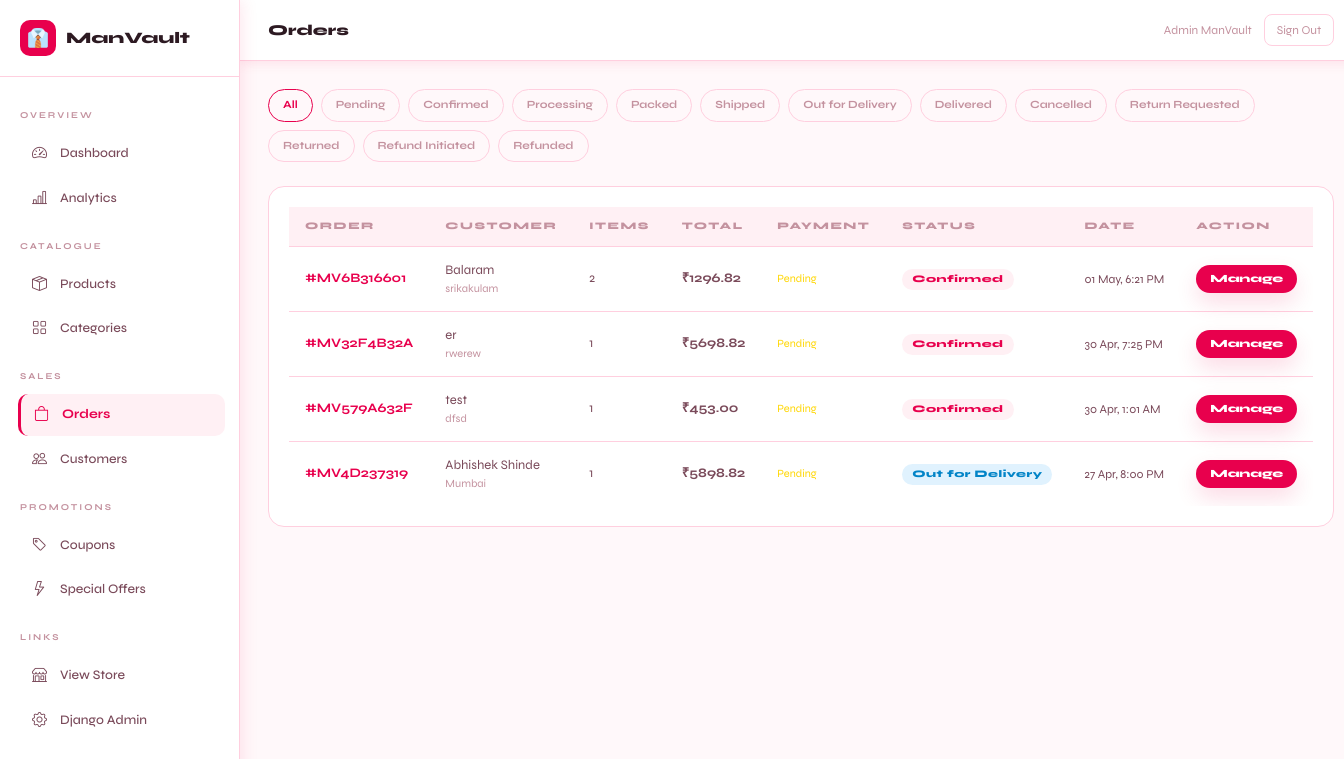
The app's page /dashboard/orders/ (signed in) with its own data.
### accounts/models.py (models this page shows, shortened)
class User(AbstractUser):
    phone = models.CharField(max_length=15, blank=True)
    avatar = models.ImageField(upload_to='avatars/', blank=True, null=True)
    date_of_birth = models.DateField(blank=True, null=True)
    gender = models.CharField(max_length=10, choices=[('M','Male'),('F','Female'),('O','Other')], blank=True)
    email_verified = models.BooleanField(default=False)
    is_google_account = models.BooleanField(default=False)
    loyalty_points = models.PositiveIntegerField(default=0)

### orders/models.py (models this page shows, shortened)
class Order(models.Model):
    STATUS_CHOICES = [
        ('pending','Pending'),
        ('confirmed','Confirmed'),
        ('processing','Processing'),
        ('packed','Packed'),
        ('shipped','Shipped'),
        ('out_for_delivery','Out for Delivery'),
        ('delivered','Delivered'),
        ('cancelled','Cancelled'),
        ('return_requested','Return Requested'),
        ('returned','Returned'),
        ('refund_initiated','Refund Initiated'),
        ('refunded','Refunded'),
    ]
    PAYMENT_METHODS = [('cod','Cash on Delivery'),('online','Online Payment'),('wallet','Wallet')]
    PAYMENT_STATUS = [('pending','Pending'),('paid','Paid'),('failed','Failed'),('refunded','Refunded')]
    order_number = models.CharField(max_length=20, unique=True, blank=True)
    user = models.ForeignKey(User, on_delete=models.CASCADE, related_name='orders', null=True, blank=True)
    shipping_name = models.CharField(max_length=100)
    shipping_phone = models.CharField(max_length=15)
    shipping_address = models.TextField()
    shipping_city = models.CharField(max_length=100)
    shipping_state = models.CharField(max_length=100)
    shipping_pincode = models.CharField(max_length=10)
    subtotal = models.DecimalField(max_digits=10, decimal_places=2)
    shipping_charge = models.DecimalField(max_digits=6, decimal_places=2, default=0)
    coupon_discount = models.DecimalField(max_digits=8, decimal_places=2, default=0)
    offer_discount = models.DecimalField(max_digits=8, decimal_places=2, default=0)
    loyalty_discount = models.DecimalField(max_digits=8, decimal_places=2, default=0)
    tax = models.DecimalField(max_digits=8, decimal_places=2, default=0)
    total = models.DecimalField(max_digits=10, decimal_places=2)
    coupon = models.ForeignKey(Coupon, on_delete=models.SET_NULL, null=True, blank=True)
    loyalty_points_used = models.PositiveIntegerField(default=0)
    loyalty_points_earned = models.PositiveIntegerField(default=0)
    payment_method = models.CharField(max_length=20, choices=PAYMENT_METHODS, default='cod')
    payment_status = models.CharField(max_length=20, choices=PAYMENT_STATUS, default='pending')
    payment_id = models.CharField(max_length=100, blank=True)
    status = models.CharField(max_length=25, choices=STATUS_CHOICES, default='pending')
    notes = models.TextField(blank=True)
    tracking_number = models.CharField(max_length=50, blank=True)
    courier_name = models.CharField(max_length=100, blank=True)
    estimated_delivery = models.DateField(null=True, blank=True)
    delivery_otp = models.CharField(max_length=6, blank=True)
    delivery_otp_verified = models.BooleanField(default=False)
    return_reason = models.TextField(blank=True)
    invoice_number = models.CharField(max_length=20, blank=True)
    created_at = models.DateTimeField(auto_now_add=True)
    updated_at = models.DateTimeField(auto_now=True)
    delivered_at = models.DateTimeField(null=True, blank=True)
    class Meta: ordering = ['-created_at']

### dashboard/views.py (the view)
# urls.py: path('orders/', views.order_list, name='orders'),
@staff_member_required
def order_list(request):
    status_filter = request.GET.get('status','')
    orders = Order.objects.select_related('user').all()
    if status_filter: orders = orders.filter(status=status_filter)
    return render(request, 'dashboard/orders/list.html', {
        'orders': orders, 'status_filter': status_filter,
        'statuses': Order.STATUS_CHOICES,
    })

### store/context_processors.py (called while the page is built)
def cart_processor(request):
    cart_count = 0
    try:
        if request.user.is_authenticated:
            cart = Cart.objects.filter(user=request.user).first()
        else:
            sk = request.session.session_key
            cart = Cart.objects.filter(session_key=sk, user=None).first() if sk else None
        if cart: cart_count = cart.item_count
    except: pass
    return {'cart_count': cart_count}

def wishlist_processor(request):
    wishlist_count = 0
    try:
        if request.user.is_authenticated:
            wl = Wishlist.objects.filter(user=request.user).first()
            if wl: wishlist_count = wl.products.count()
    except: pass
    return {'wishlist_count': wishlist_count}

def common_processor(request):
    cats_for_nav = []
    notif_count = 0
    try:
        cats_for_nav = Category.objects.filter(is_active=True)[:8]
        if request.user.is_authenticated:
            notif_count = request.user.notifications.filter(is_read=False).count()
    except: pass
    return {'cats_for_nav': cats_for_nav, 'notif_count': notif_count}

### store/models.py (called while the page is built)
    @property
    def item_count(self):
        return sum(item.quantity for item in self.items.all())

### templates/dashboard/orders/list.html
{% extends 'dashboard/base.html' %}{% block title %}Orders{% endblock %}{% block page_title %}Orders{% endblock %}
{% block content %}
<div class="d-flex gap-2 flex-wrap mb-4">
  <a href="?" style="padding:7px 14px;border-radius:20px;font-size:11px;font-weight:700;border:1px solid {% if not status_filter %}var(--acc){% else %}var(--brd2){% endif %};color:{% if not status_filter %}var(--acc){% else %}var(--tx3){% endif %}">All</a>
  {% for val,lbl in statuses %}
  <a href="?status={{ val }}" style="padding:7px 14px;border-radius:20px;font-size:11px;font-weight:700;border:1px solid {% if status_filter == val %}var(--acc){% else %}var(--brd2){% endif %};color:{% if status_filter == val %}var(--acc){% else %}var(--tx3){% endif %}">{{ lbl }}</a>
  {% endfor %}
</div>
<div class="stat-card">
  <div class="table-responsive">
    <table class="mv-table">
      <thead><tr><th>Order</th><th>Customer</th><th>Items</th><th>Total</th><th>Payment</th><th>Status</th><th>Date</th><th>Action</th></tr></thead>
    <tbody>
      {% for order in orders %}
      <tr>
        <td style="color:var(--acc);font-weight:700">#{{ order.order_number }}</td>
        <td>{{ order.shipping_name }}<div style="font-size:11px;color:var(--tx3)">{{ order.shipping_city }}</div></td>
        <td>{{ order.items.count }}</td>
        <td style="font-weight:700">₹{{ order.total }}</td>
        <td><span style="font-size:11px;color:{% if order.payment_status == 'paid' %}var(--acc){% else %}#FFD600{% endif %}">{{ order.get_payment_status_display }}</span></td>
        <td><span class="badge-status s-{{ order.status }}">{{ order.get_status_display }}</span></td>
        <td style="font-size:12px">{{ order.created_at|date:"d M, g:i A" }}</td>
        <td><a href="{% url 'dashboard:order_detail' order.order_number %}" class="mv-btn" style="padding:6px 14px;font-size:11px">Manage</a></td>
      </tr>
      {% empty %}<tr><td colspan="8" style="text-align:center;padding:40px;color:var(--tx3)">No orders found</td></tr>
      {% endfor %}
    </tbody>
  </table>
  </div>
</div>
{% endblock %}

### templates/dashboard/base.html (shortened to what this page needs)
<!DOCTYPE html>
<html lang="en">
<head>
<link href="https://cdn.jsdelivr.net/npm/bootstrap@5.3.0/dist/css/bootstrap.min.css" rel="stylesheet"/>
<link href="https://cdn.jsdelivr.net/npm/bootstrap-icons@1.11.0/font/bootstrap-icons.css" rel="stylesheet"/>
</head>
<body>
<div class="sidebar">
  <div class="sidebar-logo">
    <div class="icon">👔</div>
    <span>ManVault</span>
  </div>
  <div style="padding:12px 8px;flex:1">
    <div class="sidebar-section">Overview</div>
    <a href="{% url 'dashboard:home' %}" class="{% if request.resolver_match.url_name == 'home' %}active{% endif %}">
      <i class="bi bi-speedometer2"></i> Dashboard
    </a>
    <a href="{% url 'dashboard:analytics' %}" class="{% if request.resolver_match.url_name == 'analytics' %}active{% endif %}">
      <i class="bi bi-bar-chart-line"></i> Analytics
    </a>
    <div class="sidebar-section">Catalogue</div>
    <a href="{% url 'dashboard:products' %}" class="{% if 'product' in request.resolver_match.url_name %}active{% endif %}">
      <i class="bi bi-box-seam"></i> Products
    </a>
    <a href="{% url 'dashboard:categories' %}" class="{% if 'categor' in request.resolver_match.url_name %}active{% endif %}">
      <i class="bi bi-grid"></i> Categories
    </a>
    <div class="sidebar-section">Sales</div>
    <a href="{% url 'dashboard:orders' %}" class="{% if 'order' in request.resolver_match.url_name %}active{% endif %}">
      <i class="bi bi-bag"></i> Orders
    </a>
    <a href="{% url 'dashboard:customers' %}" class="{% if 'customer' in request.resolver_match.url_name %}active{% endif %}">
      <i class="bi bi-people"></i> Customers
    </a>
    <div class="sidebar-section">Promotions</div>
    <a href="{% url 'dashboard:coupons' %}" class="{% if 'coupon' in request.resolver_match.url_name %}active{% endif %}">
      <i class="bi bi-tag"></i> Coupons
    </a>
    <a href="{% url 'dashboard:offers' %}" class="{% if 'offer' in request.resolver_match.url_name %}active{% endif %}">
      <i class="bi bi-lightning"></i> Special Offers
    </a>
    <div class="sidebar-section">Links</div>
    <a href="{% url 'store:home' %}" target="_blank"><i class="bi bi-shop"></i> View Store</a>
    <a href="/admin/"><i class="bi bi-gear"></i> Django Admin</a>
  </div>
</div>
<div class="main">
  <div class="top-bar">
    <div class="top-bar-title">{% block page_title %}Dashboard{% endblock %}</div>
    <div style="display:flex;align-items:center;gap:12px">
      <div style="font-size:12px;color:var(--tx3)">{{ request.user.get_full_name|default:request.user.username }}</div>
      <a href="{% url 'accounts:logout' %}"
         style="font-size:12px;color:var(--tx3);border:1.5px solid var(--brd2);
                border-radius:8px;padding:6px 12px;transition:all .2s"
         onmouseover="this.style.borderColor='var(--acc)';this.style.color='var(--acc)'"
         onmouseout="this.style.borderColor='var(--brd2)';this.style.color='var(--tx3)'">
        Sign Out
      </a>
    </div>
  </div>
  <div class="content">
    {% block content %}{% endblock %}
  </div>
</div>
</body>
</html>

### templates/dashboard/base.html (style rules this page uses)
:root { --acc:#E8004D; --acc2:#FF2D6B; --acctx:#fff; --bg:#FFF8FA; --bg2:#FFFFFF; --bg3:#FFF0F4; --brd:#FFADC8; --brd2:#FFCFDF; --tx:#2D1A22; --tx2:#7A4A5A; --tx3:#C4929F; --shadow:rgba(232,0,77,.10); }
* { box-sizing:border-box;margin:0;padding:0 }
body { font-family:'Syne',sans-serif;background:var(--bg);color:var(--tx);display:flex;min-height:100vh }
a { color:inherit;text-decoration:none }
.sidebar { width:240px;background:var(--bg2);border-right:1.5px solid var(--brd2); display:flex;flex-direction:column;position:fixed;height:100vh; overflow-y:auto;z-index:100;box-shadow:2px 0 16px var(--shadow); }
.sidebar-logo { padding:20px;border-bottom:1.5px solid var(--brd2); display:flex;align-items:center;gap:10px; }
.sidebar-logo .icon { width:36px;height:36px;background:var(--acc);border-radius:10px; display:flex;align-items:center;justify-content:center;font-size:18px;color:#fff; }
.sidebar-logo span { font-size:16px;font-weight:800;color:var(--tx) }
.sidebar-section { padding:8px 12px;font-size:9px;letter-spacing:2px;text-transform:uppercase; color:var(--tx3);margin-top:12px;font-weight:700; }
.sidebar a { display:flex;align-items:center;gap:10px;padding:10px 16px; margin:2px 8px;border-radius:10px;font-size:13px;color:var(--tx2); transition:all .15s;font-weight:500; }
.sidebar a:hover,.sidebar a.active { background:var(--bg3);color:var(--acc);transform:translateX(2px); }
.sidebar a.active { font-weight:700;border-left:3px solid var(--acc);padding-left:13px }
.sidebar a i { font-size:15px;width:18px }
.main { margin-left:240px;flex:1;min-height:100vh;display:flex;flex-direction:column }
.top-bar { background:var(--bg2);border-bottom:1.5px solid var(--brd2); padding:14px 28px;display:flex;align-items:center;justify-content:space-between; position:sticky;top:0;z-index:50;box-shadow:0 2px 12px var(--shadow); }
.top-bar-title { font-size:15px;font-weight:800;color:var(--tx) }
.content { padding:28px;flex:1 }
.mv-btn { background:var(--acc);color:var(--acctx);border:none;border-radius:14px; padding:12px 22px;font-weight:800;cursor:pointer;font-size:13px; display:inline-flex;align-items:center;gap:8px;transition:transform .18s,box-shadow .18s,background .18s; box-shadow:0 10px 22px rgba(232,0,77,.14); }
.stat-card { background:var(--bg2);border:1.5px solid var(--brd2);border-radius:16px;padding:20px; transition:box-shadow .2s; }
.table-responsive { overflow-x:auto; }
.mv-table { width:100%;min-width:720px;border-collapse:collapse;font-size:13px }
.mv-table th { padding:12px 16px;background:var(--bg3);color:var(--tx3); font-size:10px;letter-spacing:1.5px;text-transform:uppercase; border-bottom:1.5px solid var(--brd2);text-align:left;font-weight:800; white-space:nowrap; }
.mv-table td { padding:14px 16px;border-bottom:1px solid var(--brd2);color:var(--tx2);white-space:nowrap }
.mv-table tr:last-child td { border-bottom:none }
.badge-status { display:inline-flex;align-items:center;padding:3px 10px;border-radius:20px;font-size:10px;font-weight:800;letter-spacing:.5px }
.s-confirmed { background:#FFF0F4;color:var(--acc) }
.s-processing,.s-out_for_delivery { background:#E0F2FE;color:#0284C7 }

### records on screen
User: user.get_full_name "Admin ManVault"
Order: order_number "MV6B316601", shipping_name "Balaram", shipping_city "srikakulam", items.count "2", total "1296.82", payment_status "Pending", status "Confirmed", created_at "01 May, 6:21 PM"
Order: order_number "MV32F4B32A", shipping_name "er", shipping_city "rwerew", items.count "1", total "5698.82", payment_status "Pending", status "Confirmed", created_at "30 Apr, 7:25 PM"
Order: order_number "MV579A632F", shipping_name "test", shipping_city "dfsd", items.count "1", total "453.00", payment_status "Pending", status "Confirmed", created_at "30 Apr, 1:01 AM"
Order: order_number "MV4D237319", shipping_name "Abhishek Shinde", shipping_city "Mumbai", items.count "1", total "5898.82", payment_status "Pending", status "Out for Delivery", created_at "27 Apr, 8:00 PM"

### other values on screen
{{ lbl }} "Pending" "Confirmed" "Processing" "Packed" "Shipped" "Out for Delivery" "Delivered" "Cancelled" "Return Requested" "Returned" "Refund Initiated" "Refunded"
